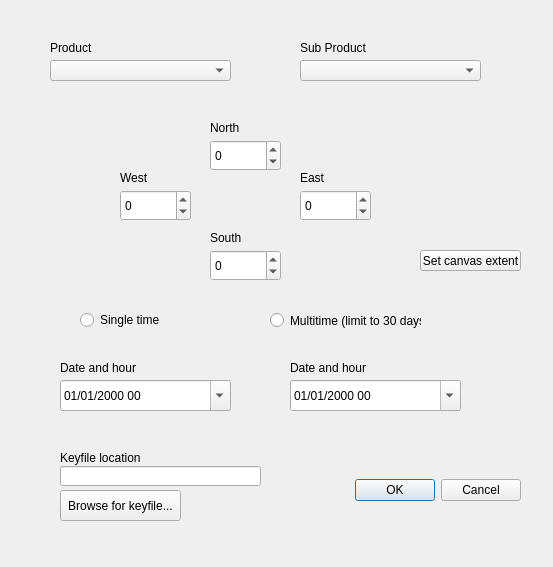
<?xml version="1.0" encoding="UTF-8"?>
<ui version="4.0">
 <class>Dialog</class>
 <widget class="QDialog" name="Dialog">
  <property name="geometry">
   <rect>
    <x>0</x>
    <y>0</y>
    <width>553</width>
    <height>567</height>
   </rect>
  </property>
  <property name="windowTitle">
   <string>Dialog</string>
  </property>
  <widget class="QDialogButtonBox" name="buttonBox">
   <property name="geometry">
    <rect>
     <x>320</x>
     <y>460</y>
     <width>201</width>
     <height>61</height>
    </rect>
   </property>
   <property name="orientation">
    <enum>Qt::Horizontal</enum>
   </property>
   <property name="standardButtons">
    <set>QDialogButtonBox::Cancel|QDialogButtonBox::Ok</set>
   </property>
  </widget>
  <widget class="QLabel" name="product_label">
   <property name="geometry">
    <rect>
     <x>50</x>
     <y>40</y>
     <width>55</width>
     <height>16</height>
    </rect>
   </property>
   <property name="text">
    <string>Product</string>
   </property>
  </widget>
  <widget class="QLabel" name="label_2">
   <property name="geometry">
    <rect>
     <x>300</x>
     <y>40</y>
     <width>91</width>
     <height>16</height>
    </rect>
   </property>
   <property name="text">
    <string>Sub Product</string>
   </property>
  </widget>
  <widget class="QToolButton" name="btn_browse_keyfile">
   <property name="geometry">
    <rect>
     <x>60</x>
     <y>490</y>
     <width>121</width>
     <height>31</height>
    </rect>
   </property>
   <property name="text">
    <string>Browse for keyfile...</string>
   </property>
  </widget>
  <widget class="QLabel" name="label">
   <property name="geometry">
    <rect>
     <x>60</x>
     <y>450</y>
     <width>81</width>
     <height>16</height>
    </rect>
   </property>
   <property name="text">
    <string>Keyfile location</string>
   </property>
  </widget>
  <widget class="QLineEdit" name="lineEdit">
   <property name="geometry">
    <rect>
     <x>60</x>
     <y>466</y>
     <width>201</width>
     <height>20</height>
    </rect>
   </property>
  </widget>
  <widget class="QComboBox" name="products_comboBox">
   <property name="geometry">
    <rect>
     <x>50</x>
     <y>60</y>
     <width>181</width>
     <height>21</height>
    </rect>
   </property>
   <property name="currentText">
    <string/>
   </property>
   <property name="currentIndex">
    <number>-1</number>
   </property>
  </widget>
  <widget class="QComboBox" name="subproducts_comboBox">
   <property name="geometry">
    <rect>
     <x>300</x>
     <y>60</y>
     <width>181</width>
     <height>21</height>
    </rect>
   </property>
  </widget>
  <widget class="QSpinBox" name="N_spinBox">
   <property name="geometry">
    <rect>
     <x>210</x>
     <y>140</y>
     <width>71</width>
     <height>31</height>
    </rect>
   </property>
   <property name="minimum">
    <number>-90</number>
   </property>
   <property name="maximum">
    <number>90</number>
   </property>
  </widget>
  <widget class="QLabel" name="label_5">
   <property name="geometry">
    <rect>
     <x>210</x>
     <y>120</y>
     <width>91</width>
     <height>16</height>
    </rect>
   </property>
   <property name="text">
    <string>North</string>
   </property>
  </widget>
  <widget class="QSpinBox" name="W_spinBox">
   <property name="geometry">
    <rect>
     <x>120</x>
     <y>190</y>
     <width>71</width>
     <height>31</height>
    </rect>
   </property>
   <property name="minimum">
    <number>-180</number>
   </property>
   <property name="maximum">
    <number>180</number>
   </property>
  </widget>
  <widget class="QLabel" name="label_7">
   <property name="geometry">
    <rect>
     <x>120</x>
     <y>170</y>
     <width>91</width>
     <height>16</height>
    </rect>
   </property>
   <property name="text">
    <string>West</string>
   </property>
  </widget>
  <widget class="QSpinBox" name="E_spinBox">
   <property name="geometry">
    <rect>
     <x>300</x>
     <y>190</y>
     <width>71</width>
     <height>31</height>
    </rect>
   </property>
   <property name="minimum">
    <number>-180</number>
   </property>
   <property name="maximum">
    <number>180</number>
   </property>
  </widget>
  <widget class="QLabel" name="label_8">
   <property name="geometry">
    <rect>
     <x>300</x>
     <y>170</y>
     <width>91</width>
     <height>16</height>
    </rect>
   </property>
   <property name="text">
    <string>East</string>
   </property>
  </widget>
  <widget class="QSpinBox" name="S_spinBox">
   <property name="geometry">
    <rect>
     <x>210</x>
     <y>250</y>
     <width>71</width>
     <height>31</height>
    </rect>
   </property>
   <property name="minimum">
    <number>-90</number>
   </property>
   <property name="maximum">
    <number>90</number>
   </property>
  </widget>
  <widget class="QPushButton" name="btn_extent">
   <property name="geometry">
    <rect>
     <x>420</x>
     <y>250</y>
     <width>101</width>
     <height>21</height>
    </rect>
   </property>
   <property name="text">
    <string>Set canvas extent</string>
   </property>
  </widget>
  <widget class="QLabel" name="label_6">
   <property name="geometry">
    <rect>
     <x>210</x>
     <y>230</y>
     <width>91</width>
     <height>16</height>
    </rect>
   </property>
   <property name="text">
    <string>South</string>
   </property>
  </widget>
  <widget class="QDateTimeEdit" name="dateTimeEdit_1">
   <property name="geometry">
    <rect>
     <x>60</x>
     <y>380</y>
     <width>171</width>
     <height>31</height>
    </rect>
   </property>
   <property name="maximumDateTime">
    <datetime>
     <hour>23</hour>
     <minute>59</minute>
     <second>59</second>
     <year>2019</year>
     <month>7</month>
     <day>31</day>
    </datetime>
   </property>
   <property name="minimumDateTime">
    <datetime>
     <hour>0</hour>
     <minute>0</minute>
     <second>0</second>
     <year>2000</year>
     <month>1</month>
     <day>1</day>
    </datetime>
   </property>
   <property name="currentSection">
    <enum>QDateTimeEdit::DaySection</enum>
   </property>
   <property name="displayFormat">
    <string>dd/MM/yyyy HH</string>
   </property>
   <property name="calendarPopup">
    <bool>true</bool>
   </property>
  </widget>
  <widget class="QLabel" name="label_3">
   <property name="geometry">
    <rect>
     <x>60</x>
     <y>360</y>
     <width>91</width>
     <height>16</height>
    </rect>
   </property>
   <property name="text">
    <string>Date and hour</string>
   </property>
  </widget>
  <widget class="QDateTimeEdit" name="dateTimeEdit_2">
   <property name="geometry">
    <rect>
     <x>290</x>
     <y>380</y>
     <width>171</width>
     <height>31</height>
    </rect>
   </property>
   <property name="maximumDateTime">
    <datetime>
     <hour>23</hour>
     <minute>59</minute>
     <second>59</second>
     <year>2019</year>
     <month>7</month>
     <day>31</day>
    </datetime>
   </property>
   <property name="minimumDateTime">
    <datetime>
     <hour>0</hour>
     <minute>0</minute>
     <second>0</second>
     <year>2000</year>
     <month>1</month>
     <day>1</day>
    </datetime>
   </property>
   <property name="currentSection">
    <enum>QDateTimeEdit::DaySection</enum>
   </property>
   <property name="displayFormat">
    <string>dd/MM/yyyy HH</string>
   </property>
   <property name="calendarPopup">
    <bool>true</bool>
   </property>
  </widget>
  <widget class="QLabel" name="label_4">
   <property name="geometry">
    <rect>
     <x>290</x>
     <y>360</y>
     <width>91</width>
     <height>16</height>
    </rect>
   </property>
   <property name="text">
    <string>Date and hour</string>
   </property>
  </widget>
  <widget class="QRadioButton" name="multi_radioButton">
   <property name="geometry">
    <rect>
     <x>270</x>
     <y>310</y>
     <width>151</width>
     <height>21</height>
    </rect>
   </property>
   <property name="text">
    <string>Multitime (limit to 30 days)</string>
   </property>
  </widget>
  <widget class="QRadioButton" name="single_radioButton">
   <property name="geometry">
    <rect>
     <x>80</x>
     <y>310</y>
     <width>95</width>
     <height>20</height>
    </rect>
   </property>
   <property name="text">
    <string>Single time</string>
   </property>
  </widget>
 </widget>
 <resources/>
 <connections>
  <connection>
   <sender>buttonBox</sender>
   <signal>accepted()</signal>
   <receiver>Dialog</receiver>
   <slot>accept()</slot>
   <hints>
    <hint type="sourcelabel">
     <x>248</x>
     <y>254</y>
    </hint>
    <hint type="destinationlabel">
     <x>157</x>
     <y>274</y>
    </hint>
   </hints>
  </connection>
  <connection>
   <sender>buttonBox</sender>
   <signal>rejected()</signal>
   <receiver>Dialog</receiver>
   <slot>reject()</slot>
   <hints>
    <hint type="sourcelabel">
     <x>316</x>
     <y>260</y>
    </hint>
    <hint type="destinationlabel">
     <x>286</x>
     <y>274</y>
    </hint>
   </hints>
  </connection>
 </connections>
</ui>
